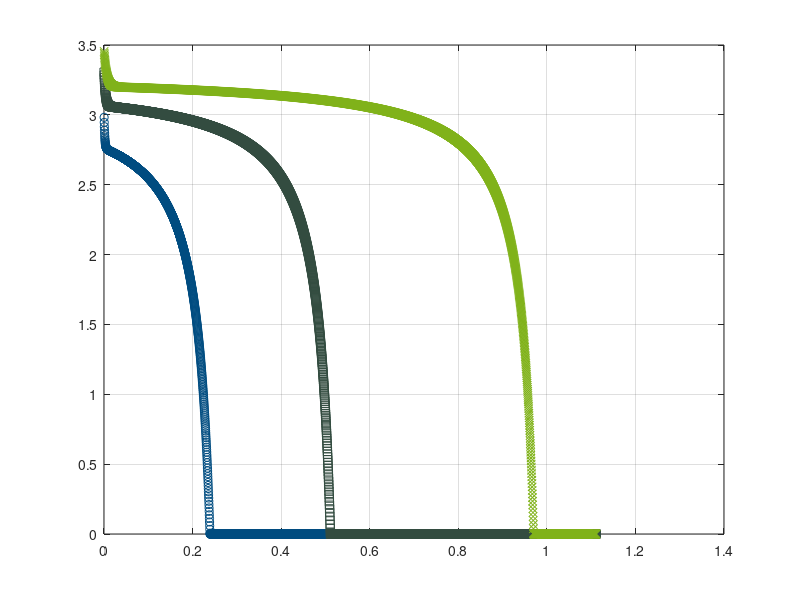

Recreate this plot in MATLAB. (Note: this script raises an error after producing the figure.)
%%%%%%%%%%%%%%%%%%%%%%%%%%%%%%%%%%%%%%%%%%%%%%%%%%%%%%%%%%%%%%%%%%%%%%%%%%% 
%// Abstract:   Script to visualize matlabs basic plots
%// Autor:      Jannik Wiessler
%// Date:       Dec, 2020
%// Version:    1.0
%// Note:       Matlab Grundkurs | Solution file to Exercise 01
%%%%%%%%%%%%%%%%%%%%%%%%%%%%%%%%%%%%%%%%%%%%%%%%%%%%%%%%%%%%%%%%%%%%%%%%%%%
%% mandatory
clear; clc; close all;

%% load the LiBattery data
LiBattery = importdata('LiBatteryData.mat');
SalesRepot = importdata('CompanySalesData.mat');
Surf = importdata('SurfData.mat');

%% ============ Part 1: Plot battery data ============
h = figure('Name','matlabs basic plots');
plot(LiBattery.time,LiBattery.current_4C1,'o',...
    'MarkerEdgeColor',[0.0 0.3 0.5],...
    'MarkerSize',6);
hold on;
plot(LiBattery.time,LiBattery.current_2C1,'s',...
    'MarkerEdgeColor',[0.2 0.3 0.25],...
    'MarkerSize',6);
plot(LiBattery.time,LiBattery.current_C1,'x',...
    'MarkerEdgeColor',[0.5 0.7 0.1],...
    'MarkerSize',6);
hold off;
grid on;
title("characteristic line: discharging Li-Ion Battery " +...
    "(" + "temperature = " + num2str(LiBattery.temperature(1)) + LiBattery.units.temperature + ")");
xlabel(("time in " + LiBattery.units.time),'FontSize',14);
ylabel(("cuurent in " + LiBattery.units.current_1C1) ,'FontSize',14);
legend('LiBattery 4C_1','LiBattery 2C_1','LiBattery 1C_1','Fontsize',14);

%% ============ Part 2: Bar plot on company sales data ============
g = figure('Name','sales report');
% vertical 
subplot(1,2,1);
hold on
bar(SalesRepot.year,SalesRepot.turnover,0.5,'FaceColor','blue');
bar(SalesRepot.year,SalesRepot.costs,0.35,'FaceColor','red');
bar(SalesRepot.year,SalesRepot.profit,0.2,'FaceColor','green');
grid on
ylabel("mio. " + SalesRepot.units.turnover,'FontSize',14);
xlabel('year','FontSize',14)
set(gca,'xtick',2020:2024)
legend({'turnover','costs','profit'},...
    'Location','northeast','FontSize',14)
title('company sales vertical','FontSize',14);
% horizontal
subplot(1,2,2);
hold on;
barh(SalesRepot.year,SalesRepot.turnover,0.5,'FaceColor','blue');
barh(SalesRepot.year,SalesRepot.costs,0.35,'FaceColor','red');
barh(SalesRepot.year,SalesRepot.profit,0.2,'FaceColor','green');
grid on;
xlabel("mio. " + SalesRepot.units.turnover,'FontSize',14);
ylabel('year','FontSize',14)
set(gca,'ytick',2020:2024)
legend({'turnover','costs','profit'},...
    'Location','northwest','FontSize',14)
title('company sales horizontal','FontSize',14);

%% ============ Part 3: Plot surf data ============
f = figure('Name','3D Surf plot');
ax1 = axes('Parent',f,'Units','normalized','Position',[.15 .15 .75 .75]);
surf(ax1,Surf.X,Surf.Y,Surf.Z,'FaceAlpha',0.5);
xlabel(Surf.units.x,'FontSize',14);
ylabel(Surf.units.y,'FontSize',14);
zlabel(Surf.units.z,'FontSize',14);
title('Two surf plots','FontSize',14);
ax2 = axes('Parent',f,'Units','normalized','Position',[.75 .75 .2 .2]);
surf(ax2,Surf.X,Surf.Y,Surf.Z,'FaceAlpha',0.5);
view(ax2,0,90)

